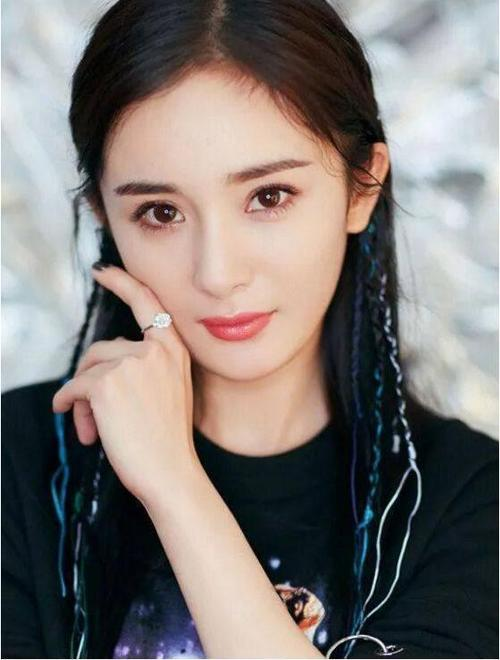
#> input picture Dimention_Reduction/0.jpg, 500 x 660 px
$ python main.py
#> lines starting #> are read from the running program, lines starting #| are printed output that depends on the picture; long printed decimals are rounded
import numpy as np
from PIL import Image
import matplotlib.pyplot as plt
import matplotlib.image as mpimg # mpimg 用于读取图片
def changeImage(path):
#> called with path = '0.jpg'
    img = Image.open(path)
#> img is the input picture: PIL image 500x660 RGB; mean R, G, B 125.1, 118.6, 115.6
    # 将图像转换成灰度图
    img = img.convert("L")
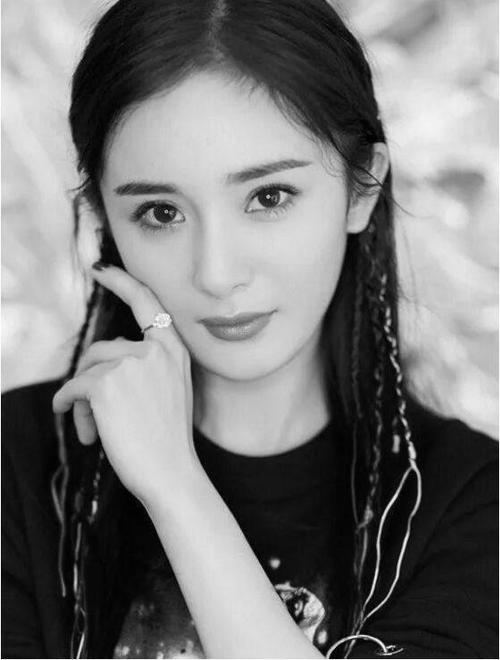
#> img: PIL image 500x660 L; min 0, max 254, mean 120.2
    width = img.size[0]
#> width = 500
    height = img.size[1]
#> height = 660
    data = img.getdata()
    # 为了避免溢出，对数据进行一个缩放，缩小100倍
    data = np.array(data).reshape(height,width)/100
#| (660, 500)
    return data
def pca_pic(data,k):
#> called with k = 1
    sample,featureNum = data.shape
#> sample = 660; featureNum = 500
    mean = np.array([np.mean(data[:,i]) for i in range(featureNum)]) # 求均值
#> mean = 500 values, max 2.43 at index 499, min 0.34 at index 348, mean 1.2
    normal_data = data - mean  # 去中心化
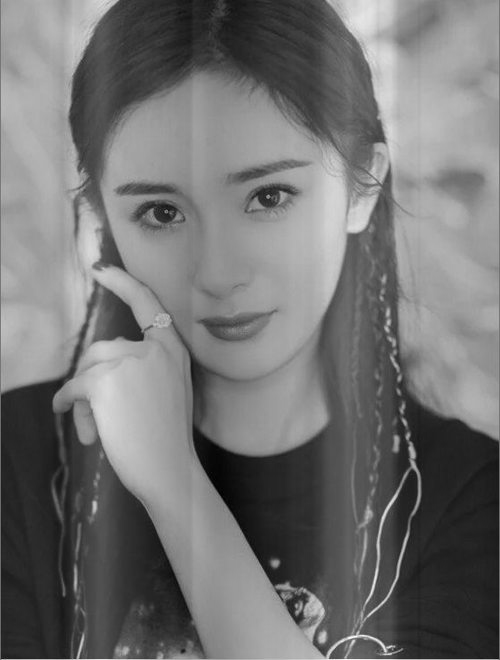
#> normal_data: shape (660, 500) float64; min -1.71, max 2.08, mean -1.37e-17; drawn with min black and max white
    # 得到协方差矩阵
    matri = np.dot(np.transpose(normal_data),normal_data)
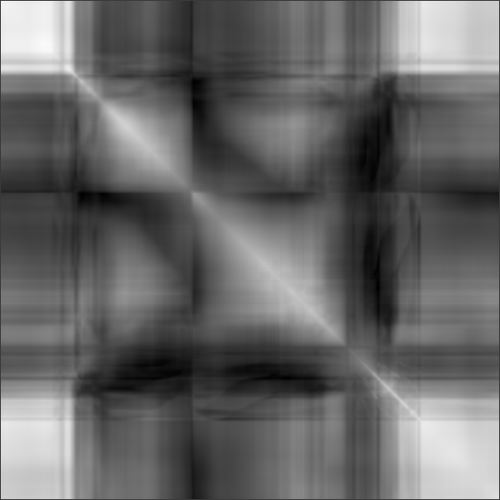
#> matri: shape (500, 500) float64; min -184, max 627.8, mean 143.3; drawn with min black and max white
    val,vec = np.linalg.eig(matri)
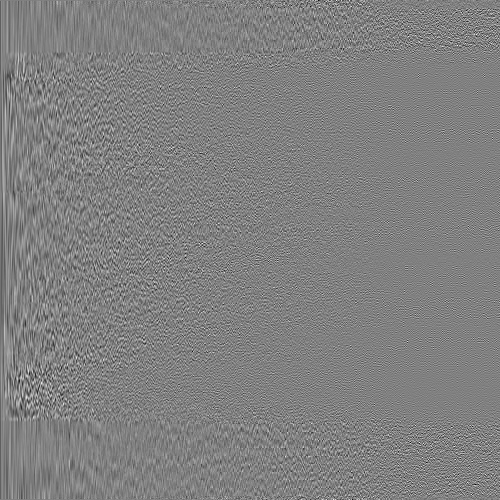
#> vec: shape (500, 500) float64; min -0.282, max 0.276, mean -5.03e-05; drawn with min black and max white
#> val = 500 values, max 98380.9 at index 0, min 0.00028 at index 407, mean 417.1
    # 求前k个向量
    index = np.argsort(val)
#> index = 500 values, max 499 at index 55, min 0 at index 499, mean 249.5
    vecIndex = index[:-(k+1):-1]
#> vecIndex = [0]
    feature = vec[:,vecIndex]
#> feature = 500 values, max 0.00798 at index 192, min -0.0755 at index 1, mean -0.0369
    #降维后的数据
    new_data = np.dot(normal_data,feature)
#> new_data = 660 values, max 18.39 at index 522, min -20.19 at index 659, mean 6.89e-16
    # 图片显示需要还原到原空间而不是直接返回降维后的数据
    # 将降维后的数据映射回原空间
    print(f'new_data.shape is {new_data.shape}')
#| new_data.shape is (660, 1)
    rec_data = np.dot(new_data,np.transpose(feature))+ mean
    print(f'rec_data.shape is {rec_data.shape}')
#| rec_data.shape is (660, 500)
    return rec_data
def error(data,recdata):
    sum1 = 0
    sum2 = 0
    D_value = data - recdata
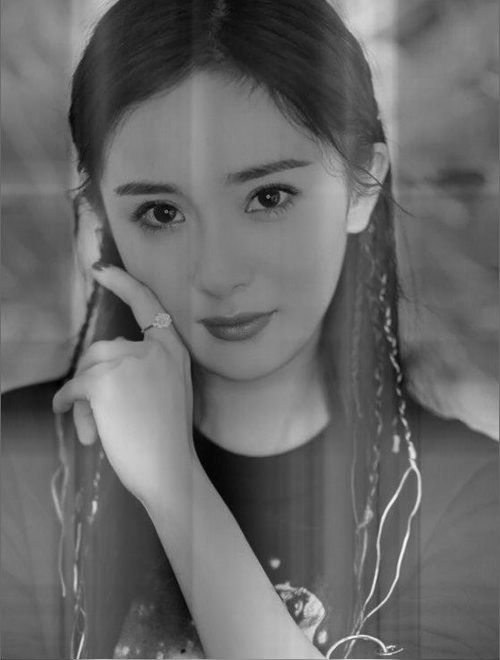
#> D_value: shape (660, 500) float64; min -1.61, max 2.3, mean -5.34e-18; drawn with min black and max white
    # 计算两幅图像之间的误差率，即信息丢失率
    for i in range(data.shape[0]):
        sum1 += np.dot(data[i],data[i])
        sum2 += np.dot(D_value[i], D_value[i])
#> this loop made 660 passes
#> (sum1, sum2) on passes 1 to 3: (1096.5, 427.5), (2182.2, 857.8), (3257, 1291.4)
#> after the loop, sum1 = 725657.1; sum2 = 110163.7
    error = sum2/sum1
#> error = 0.152
    return error
if __name__ == '__main__':
    x = changeImage('0.jpg')
    print(x.shape)
    plt.imshow(x, cmap=plt.cm.gray) # 显示图片
    plt.axis('off') # 不显示坐标轴
    plt.show()
    plt.subplot(2, 2, 1)
    y = pca_pic(x, 1)
    plt.imshow(y.real, cmap=plt.cm.gray)  # 显示图片
    plt.axis('off')  # 不显示坐标轴
    plt.subplot(2, 2, 2)
    print(error(x, y))
#| 0.1518
    y = pca_pic(x, 5)
#> in pca_pic (call 2), `feature = vec[:,vecIndex]`: feature = 500 rows, first 6: [-0.00728, 0.00256, -0.000377, 0.00227, -9.58e-05], [-0.0755, 0.0276, -0.00284, 0.017, -0.00175], [-0.0725, 0.0258, -0.00335, 0.0173, -0.00251], [-0.0723, 0.0269, -0.00367, 0.0176, -0.00198], [-0.0732, 0.0271, -0.00335, 0.0174, -0.0021], [-0.0725, 0.0273, -0.00466, 0.0182, -0.00125]
#> in pca_pic (call 2), `new_data = np.dot(normal_data,feature)`: new_data = 660 rows, first 6: [-6.4, 14.76, 5.38, -10.97, 1.83], [-6.23, 15.02, 5.4, -10.94, 1.72], [-6.04, 15.37, 5.36, -10.85, 1.65], [-5.93, 15.6, 5.22, -10.7, 1.46], [-5.86, 15.73, 5.09, -10.58, 1.13], [-5.8, 15.88, 5.01, -10.5, 0.899]
#| new_data.shape is (660, 5)
#| rec_data.shape is (660, 500)
    plt.imshow(y.real, cmap=plt.cm.gray)  # 显示图片
    plt.axis('off')  # 不显示坐标轴
    plt.subplot(2, 2, 3)
    print(error(x, y))
#> the loop in error (call 2), `for i in range(data.shape[0]):` made 660 passes
#> (sum1, sum2) on passes 1 to 3: (1096.5, 56.89), (2182.2, 109.9), (3257, 158.1)
#| 0.04281
    y = pca_pic(x, 10)
#| new_data.shape is (660, 10)
#| rec_data.shape is (660, 500)
    plt.imshow(y.real, cmap=plt.cm.gray)  # 显示图片
    plt.axis('off')  # 不显示坐标轴
    plt.subplot(2, 2, 4)
    print(error(x, y))
#| 0.02108
    y = pca_pic(x, 20)
#> call 4 of pca_pic, with k = 20
#> in pca_pic (call 4), `vecIndex = index[:-(k+1):-1]`: vecIndex = 20 values from 0 to 19
#| new_data.shape is (660, 20)
#> in pca_pic (call 4), `rec_data = np.dot(new_data,np.transpose(feature))+ mean`:
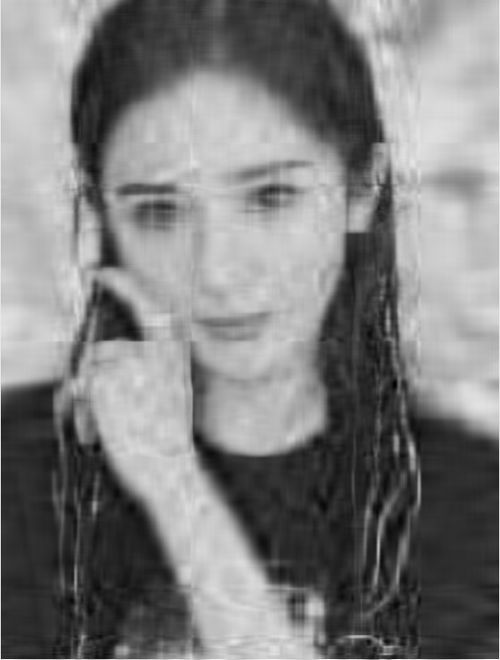
#> rec_data: shape (660, 500) float64; min -0.377, max 2.82, mean 1.2; drawn with min black and max white
#| rec_data.shape is (660, 500)
    plt.imshow(y.real, cmap=plt.cm.gray)  # 显示图片
    plt.axis('off')  # 不显示坐标轴
    print(error(x, y))
#> in error (call 4), `D_value = data - recdata`:
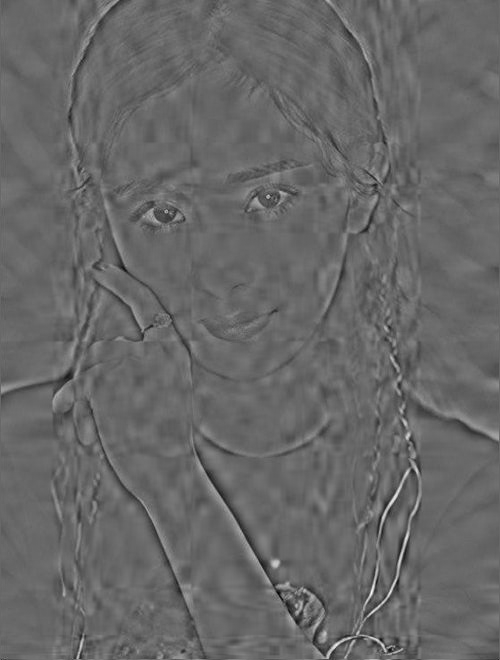
#> D_value: shape (660, 500) float64; min -1.27, max 1.85, mean 7.33e-18; drawn with min black and max white
#> the loop in error (call 4), `for i in range(data.shape[0]):` made 660 passes
#> (sum1, sum2) on passes 1 to 3: (1096.5, 11.98), (2182.2, 22.1), (3257, 31.09)
#> after the loop in error (call 4), `for i in range(data.shape[0]):`: sum1 = 725657.1; sum2 = 6971.5
#> in error (call 4), `error = sum2/sum1`: error = 0.00961
#| 0.009607
    plt.show()
